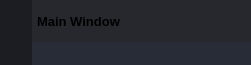
        <widget class="QFrame" name="frame_top">
         <property name="minimumSize">
          <size>
           <width>0</width>
           <height>65</height>
          </size>
         </property>
         <property name="maximumSize">
          <size>
           <width>16777215</width>
           <height>65</height>
          </size>
         </property>
         <property name="styleSheet">
          <string notr="true">background-color: transparent;</string>
         </property>
         <property name="frameShape">
          <enum>QFrame::NoFrame</enum>
         </property>
         <property name="frameShadow">
          <enum>QFrame::Raised</enum>
         </property>
         <layout class="QHBoxLayout" name="horizontalLayout_3">
          <property name="spacing">
           <number>0</number>
          </property>
          <property name="leftMargin">
           <number>0</number>
          </property>
          <property name="topMargin">
           <number>0</number>
          </property>
          <property name="rightMargin">
           <number>0</number>
          </property>
          <property name="bottomMargin">
           <number>0</number>
          </property>
          <item>
           <widget class="QFrame" name="frame_toggle">
            <property name="maximumSize">
             <size>
              <width>70</width>
              <height>16777215</height>
             </size>
            </property>
            <property name="styleSheet">
             <string notr="true">background-color: rgb(27, 29, 35);</string>
            </property>
            <property name="frameShape">
             <enum>QFrame::NoFrame</enum>
            </property>
            <property name="frameShadow">
             <enum>QFrame::Raised</enum>
            </property>
            <layout class="QVBoxLayout" name="verticalLayout_3">
             <property name="spacing">
              <number>0</number>
             </property>
             <property name="leftMargin">
              <number>0</number>
             </property>
             <property name="topMargin">
              <number>0</number>
             </property>
             <property name="rightMargin">
              <number>0</number>
             </property>
             <property name="bottomMargin">
              <number>0</number>
             </property>
             <item>
              <widget class="QPushButton" name="btn_toggle_menu">
               <property name="sizePolicy">
                <sizepolicy hsizetype="Expanding" vsizetype="Expanding">
                 <horstretch>0</horstretch>
                 <verstretch>0</verstretch>
                </sizepolicy>
               </property>
               <property name="styleSheet">
                <string notr="true">QPushButton {
	background-image: url(:/24x24/icons/24x24/cil-menu.png);
	background-position: center;
	background-repeat: no-reperat;
	border: none;
	background-color: rgb(27, 29, 35);
}
QPushButton:hover {
	background-color: rgb(33, 37, 43);
}
QPushButton:pressed {	
	background-color: rgb(85, 170, 255);
}</string>
               </property>
               <property name="text">
                <string/>
               </property>
              </widget>
             </item>
            </layout>
           </widget>
          </item>
          <item>
           <widget class="QFrame" name="frame_top_right">
            <property name="styleSheet">
             <string notr="true">background: transparent;</string>
            </property>
            <property name="frameShape">
             <enum>QFrame::NoFrame</enum>
            </property>
            <property name="frameShadow">
             <enum>QFrame::Raised</enum>
            </property>
            <layout class="QVBoxLayout" name="verticalLayout_2">
             <property name="spacing">
              <number>0</number>
             </property>
             <property name="leftMargin">
              <number>0</number>
             </property>
             <property name="topMargin">
              <number>0</number>
             </property>
             <property name="rightMargin">
              <number>0</number>
             </property>
             <property name="bottomMargin">
              <number>0</number>
             </property>
             <item>
              <widget class="QFrame" name="frame_top_btns">
               <property name="maximumSize">
                <size>
                 <width>16777215</width>
                 <height>42</height>
                </size>
               </property>
               <property name="styleSheet">
                <string notr="true">background-color: rgba(27, 29, 35, 200)</string>
               </property>
               <property name="frameShape">
                <enum>QFrame::NoFrame</enum>
               </property>
               <property name="frameShadow">
                <enum>QFrame::Raised</enum>
               </property>
               <layout class="QHBoxLayout" name="horizontalLayout_4">
                <property name="spacing">
                 <number>0</number>
                </property>
                <property name="leftMargin">
                 <number>0</number>
                </property>
                <property name="topMargin">
                 <number>0</number>
                </property>
                <property name="rightMargin">
                 <number>0</number>
                </property>
                <property name="bottomMargin">
                 <number>0</number>
                </property>
                <item>
                 <widget class="QFrame" name="frame_label_top_btns">
                  <property name="sizePolicy">
                   <sizepolicy hsizetype="Expanding" vsizetype="Preferred">
                    <horstretch>0</horstretch>
                    <verstretch>0</verstretch>
                   </sizepolicy>
                  </property>
                  <property name="frameShape">
                   <enum>QFrame::NoFrame</enum>
                  </property>
                  <property name="frameShadow">
                   <enum>QFrame::Raised</enum>
                  </property>
                  <layout class="QHBoxLayout" name="horizontalLayout_10">
                   <property name="spacing">
                    <number>0</number>
                   </property>
                   <property name="leftMargin">
                    <number>5</number>
                   </property>
                   <property name="topMargin">
                    <number>0</number>
                   </property>
                   <property name="rightMargin">
                    <number>10</number>
                   </property>
                   <property name="bottomMargin">
                    <number>0</number>
                   </property>
                   <item>
                    <widget class="QFrame" name="frame_icon_top_bar">
                     <property name="maximumSize">
                      <size>
                       <width>30</width>
                       <height>30</height>
                      </size>
                     </property>
                     <property name="styleSheet">
                      <string notr="true">background: transparent;
background-image: url(:/16x16/icons/16x16/cil-credit-card.png);
background-position: center;
background-repeat: no-repeat;
</string>
                     </property>
                     <property name="frameShape">
                      <enum>QFrame::StyledPanel</enum>
                     </property>
                     <property name="frameShadow">
                      <enum>QFrame::Raised</enum>
                     </property>
                    </widget>
                   </item>
                   <item>
                    <widget class="QLabel" name="label_title_bar_top">
                     <property name="font">
                      <font>
                       <family>Segoe UI</family>
                       <pointsize>10</pointsize>
                       <weight>75</weight>
                       <bold>true</bold>
                      </font>
                     </property>
                     <property name="styleSheet">
                      <string notr="true">background: transparent;
</string>
                     </property>
                     <property name="text">
                      <string>Main Window</string>
                     </property>
                    </widget>
                   </item>
                  </layout>
                 </widget>
                </item>
                <item alignment="Qt::AlignRight">
                 <widget class="QFrame" name="frame_btns_right">
                  <property name="sizePolicy">
                   <sizepolicy hsizetype="Expanding" vsizetype="Preferred">
                    <horstretch>0</horstretch>
                    <verstretch>0</verstretch>
                   </sizepolicy>
                  </property>
                  <property name="maximumSize">
                   <size>
                    <width>120</width>
                    <height>16777215</height>
                   </size>
                  </property>
                  <property name="frameShape">
                   <enum>QFrame::NoFrame</enum>
                  </property>
                  <property name="frameShadow">
                   <enum>QFrame::Raised</enum>
                  </property>
                  <layout class="QHBoxLayout" name="horizontalLayout_5">
                   <property name="spacing">
                    <number>0</number>
                   </property>
                   <property name="leftMargin">
                    <number>0</number>
                   </property>
                   <property name="topMargin">
                    <number>0</number>
                   </property>
                   <property name="rightMargin">
                    <number>0</number>
                   </property>
                   <property name="bottomMargin">
                    <number>0</number>
                   </property>
                   <item>
                    <widget class="QPushButton" name="btn_minimize">
                     <property name="sizePolicy">
                      <sizepolicy hsizetype="Minimum" vsizetype="Expanding">
                       <horstretch>0</horstretch>
                       <verstretch>0</verstretch>
                      </sizepolicy>
                     </property>
                     <property name="minimumSize">
                      <size>
                       <width>40</width>
                       <height>0</height>
                      </size>
                     </property>
                     <property name="maximumSize">
                      <size>
                       <width>40</width>
                       <height>16777215</height>
                      </size>
                     </property>
                     <property name="toolTip">
                      <string>Minimize</string>
                     </property>
                     <property name="styleSheet">
                      <string notr="true">QPushButton {	
	border: none;
	background-color: transparent;
}
QPushButton:hover {
	background-color: rgb(52, 59, 72);
}
QPushButton:pressed {	
	background-color: rgb(85, 170, 255);
}</string>
                     </property>
                     <property name="text">
                      <string/>
                     </property>
                     <property name="icon">
                      <iconset resource="files.qrc">
                       <normaloff>:/16x16/icons/16x16/cil-window-minimize.png</normaloff>:/16x16/icons/16x16/cil-window-minimize.png</iconset>
                     </property>
                    </widget>
                   </item>
                   <item>
                    <widget class="QPushButton" name="btn_maximize_restore">
                     <property name="sizePolicy">
                      <sizepolicy hsizetype="Minimum" vsizetype="Expanding">
                       <horstretch>0</horstretch>
                       <verstretch>0</verstretch>
                      </sizepolicy>
                     </property>
                     <property name="minimumSize">
                      <size>
                       <width>40</width>
                       <height>0</height>
                      </size>
                     </property>
                     <property name="maximumSize">
                      <size>
                       <width>40</width>
                       <height>16777215</height>
                      </size>
                     </property>
                     <property name="toolTip">
                      <string>Maximize</string>
                     </property>
                     <property name="styleSheet">
                      <string notr="true">QPushButton {	
	border: none;
	background-color: transparent;
}
QPushButton:hover {
	background-color: rgb(52, 59, 72);
}
QPushButton:pressed {	
	background-color: rgb(85, 170, 255);
}</string>
                     </property>
                     <property name="text">
                      <string/>
                     </property>
                     <property name="icon">
                      <iconset resource="files.qrc">
                       <normaloff>:/16x16/icons/16x16/cil-window-maximize.png</normaloff>:/16x16/icons/16x16/cil-window-maximize.png</iconset>
                     </property>
                    </widget>
                   </item>
                   <item>
                    <widget class="QPushButton" name="btn_close">
                     <property name="sizePolicy">
                      <sizepolicy hsizetype="Minimum" vsizetype="Expanding">
                       <horstretch>0</horstretch>
                       <verstretch>0</verstretch>
                      </sizepolicy>
                     </property>
                     <property name="minimumSize">
                      <size>
                       <width>40</width>
                       <height>0</height>
                      </size>
                     </property>
                     <property name="maximumSize">
                      <size>
                       <width>40</width>
                       <height>16777215</height>
                      </size>
                     </property>
                     <property name="toolTip">
                      <string>Close</string>
                     </property>
                     <property name="styleSheet">
                      <string notr="true">QPushButton {	
	border: none;
	background-color: transparent;
}
QPushButton:hover {
	background-color: rgb(52, 59, 72);
}
QPushButton:pressed {	
	background-color: rgb(85, 170, 255);
}</string>
                     </property>
                     <property name="text">
                      <string/>
                     </property>
                     <property name="icon">
                      <iconset resource="files.qrc">
                       <normaloff>:/16x16/icons/16x16/cil-x.png</normaloff>:/16x16/icons/16x16/cil-x.png</iconset>
                     </property>
                    </widget>
                   </item>
                  </layout>
                 </widget>
                </item>
               </layout>
              </widget>
             </item>
             <item>
              <widget class="QFrame" name="frame_top_info">
               <property name="maximumSize">
                <size>
                 <width>16777215</width>
                 <height>65</height>
                </size>
               </property>
               <property name="styleSheet">
                <string notr="true">background-color: rgb(39, 44, 54);</string>
               </property>
               <property name="frameShape">
                <enum>QFrame::NoFrame</enum>
               </property>
               <property name="frameShadow">
                <enum>QFrame::Raised</enum>
               </property>
               <layout class="QHBoxLayout" name="horizontalLayout_8">
                <property name="spacing">
                 <number>0</number>
                </property>
                <property name="leftMargin">
                 <number>10</number>
                </property>
                <property name="topMargin">
                 <number>0</number>
                </property>
                <property name="rightMargin">
                 <number>10</number>
                </property>
                <property name="bottomMargin">
                 <number>0</number>
                </property>
               </layout>
              </widget>
             </item>
            </layout>
           </widget>
          </item>
         </layout>
        </widget>
